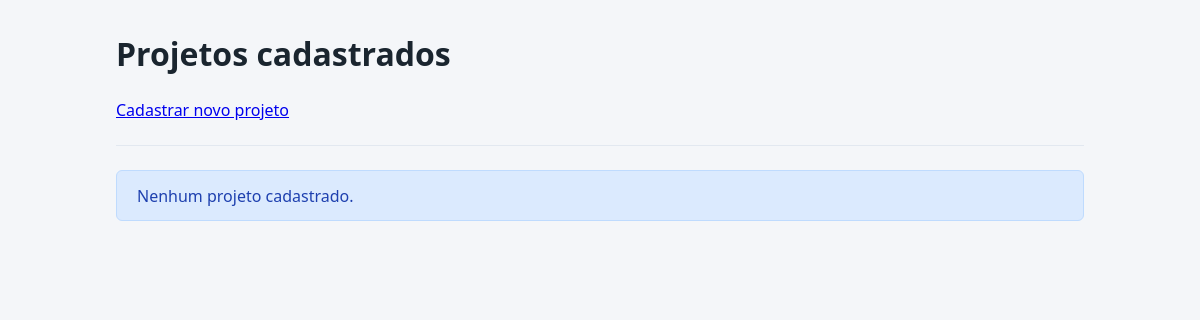
Page /projetos/ on the earlier database version.
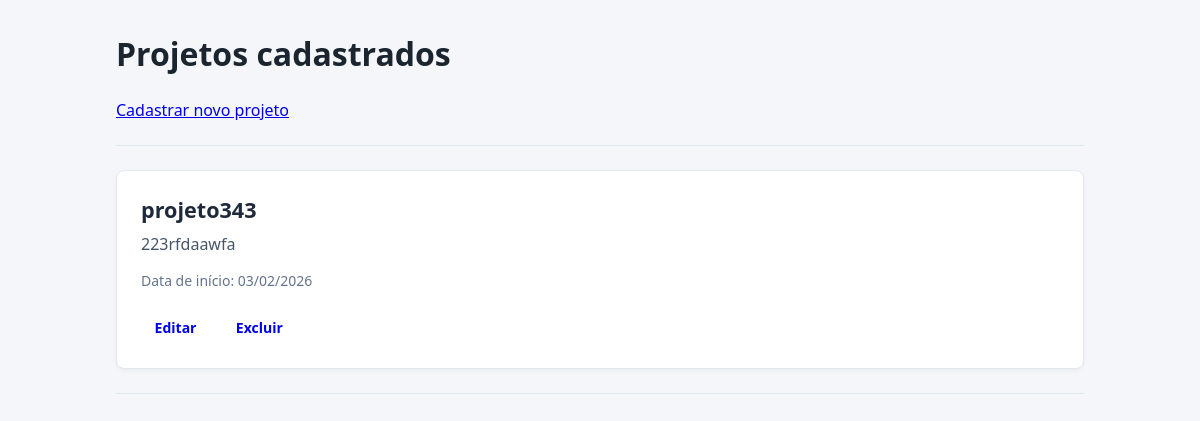
Same page on the later database version.
### core/models.py (models this page shows, shortened)
class Projeto(models.Model):
    nome = models.CharField(max_length=100)
    descricao = models.TextField()
    data_inicio = models.DateField()

### core/views.py (the view)
# urls.py: path("projetos/",views.lista_projetos,name="lista_projetos"),
def lista_projetos(request):
    projetos = Projeto.objects.all()
    return render(
        request,
        "core/lista_projetos.html",
        {"projetos": projetos}
    )

### core/templates/core/lista_projetos.html (shortened to what this page needs)
{% load static %}
<!DOCTYPE html>
<html lang="pt-br">
<head>
    <link rel="stylesheet" href="{% static 'css/core/lista_projetos.css' %}">
</head>
<body>
    <h1>Projetos cadastrados</h1>
    <a href="{% url 'core:criar_projeto' %}">
        Cadastrar novo projeto
    </a>
    <hr>
    {% for projeto in projetos %}
        <article>
            <h2>{{ projeto.nome }}</h2>
            <p>{{ projeto.descricao }}</p>
            <p>
                Data de início: {{ projeto.data_inicio|date:"d/m/Y" }}
            </p>
            <a href="{% url 'core:editar_projeto' projeto.pk %}">
                Editar
            </a>
            <a href="{% url 'core:excluir_projeto' projeto.pk %}">
                Excluir
            </a>
        </article>
        <hr>
    {% empty %}
        <p>Nenhum projeto cadastrado.</p>
    {% endfor %}
</body>
</html>

Differences in the rows shown:
added Projeto: nome "projeto343", descricao "223rfdaawfa", data_inicio "03/02/2026"
Other differences:
text no longer shown: "Nenhum projeto cadastrado."
